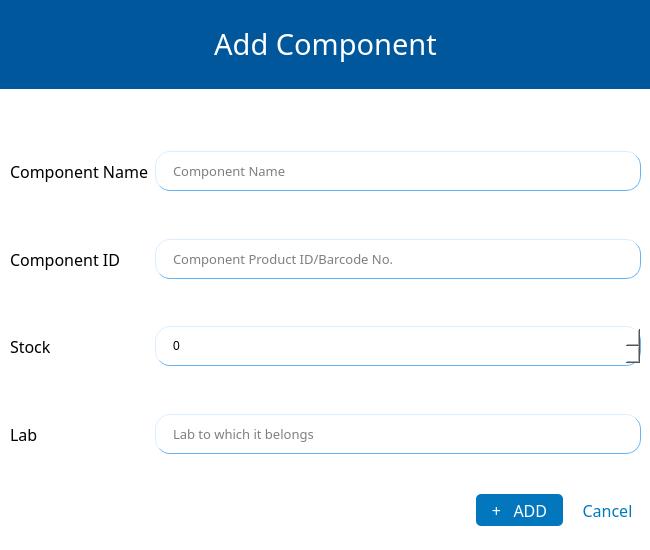
<?xml version="1.0" encoding="UTF-8"?>
<ui version="4.0">
 <class>add_comp</class>
 <widget class="QWidget" name="add_comp">
  <property name="geometry">
   <rect>
    <x>0</x>
    <y>0</y>
    <width>650</width>
    <height>550</height>
   </rect>
  </property>
  <property name="minimumSize">
   <size>
    <width>650</width>
    <height>550</height>
   </size>
  </property>
  <property name="maximumSize">
   <size>
    <width>650</width>
    <height>550</height>
   </size>
  </property>
  <property name="windowTitle">
   <string>Add Component</string>
  </property>
  <widget class="QPushButton" name="confirmButton">
   <property name="enabled">
    <bool>true</bool>
   </property>
   <property name="geometry">
    <rect>
     <x>474</x>
     <y>490</y>
     <width>91</width>
     <height>40</height>
    </rect>
   </property>
   <property name="font">
    <font>
     <family>Slate For OnePlus Medium</family>
     <pointsize>-1</pointsize>
     <weight>7</weight>
     <italic>false</italic>
     <bold>false</bold>
    </font>
   </property>
   <property name="styleSheet">
    <string notr="true">#confirmButton{
	font: 57 8pt &quot;Slate For OnePlus Medium&quot;;
background-color:#0277BD;
    color: white;
    padding: 5px;
    text-align: center;
    font-size: 16px;
    margin: 4px 2px;
border-radius: 5px;
}
#confirmButton:hover{
background-color:#01579B;

}
#confirmButton:pressed{
background-color:#1A237E;
}</string>
   </property>
   <property name="text">
    <string>+   ADD</string>
   </property>
   <property name="shortcut">
    <string>Return</string>
   </property>
  </widget>
  <widget class="QPushButton" name="cancelButton">
   <property name="geometry">
    <rect>
     <x>570</x>
     <y>490</y>
     <width>75</width>
     <height>40</height>
    </rect>
   </property>
   <property name="font">
    <font>
     <family>Slate For OnePlus Medium</family>
     <pointsize>-1</pointsize>
     <weight>7</weight>
     <italic>false</italic>
     <bold>false</bold>
    </font>
   </property>
   <property name="styleSheet">
    <string notr="true">#cancelButton{
background-color:white;
color:#0277BD;
	font: 57 8pt &quot;Slate For OnePlus Medium&quot;;
    color: #0277BD;
    padding: 5px;
    text-align: center;
    font-size: 16px;
    margin: 0px;
border-radius: 0px;
}
#cancelButton:hover{
background-color:#01579B;
	font: 87 8pt &quot;Roboto Black&quot;;
    color: white;
    padding: 5px;
    text-align: center;
    font-size: 16px;
    margin: 4px 2px;
border-radius: 5px;
}
#cancelButton:pressed{
background-color:#1A237E;
}</string>
   </property>
   <property name="text">
    <string>Cancel</string>
   </property>
   <property name="shortcut">
    <string>Esc</string>
   </property>
  </widget>
  <widget class="QWidget" name="formLayoutWidget">
   <property name="geometry">
    <rect>
     <x>10</x>
     <y>110</y>
     <width>631</width>
     <height>344</height>
    </rect>
   </property>
   <layout class="QFormLayout" name="formLayout">
    <property name="sizeConstraint">
     <enum>QLayout::SetDefaultConstraint</enum>
    </property>
    <item row="0" column="1">
     <spacer name="verticalSpacer_5">
      <property name="orientation">
       <enum>Qt::Vertical</enum>
      </property>
      <property name="sizeHint" stdset="0">
       <size>
        <width>20</width>
        <height>40</height>
       </size>
      </property>
     </spacer>
    </item>
    <item row="1" column="0">
     <widget class="QLabel" name="labelName">
      <property name="minimumSize">
       <size>
        <width>0</width>
        <height>40</height>
       </size>
      </property>
      <property name="font">
       <font>
        <family>Slate For OnePlus BK</family>
        <pointsize>12</pointsize>
        <weight>7</weight>
        <italic>false</italic>
        <bold>false</bold>
       </font>
      </property>
      <property name="styleSheet">
       <string notr="true">font: 57 12pt &quot;Slate For OnePlus BK&quot;;</string>
      </property>
      <property name="text">
       <string>Component Name</string>
      </property>
     </widget>
    </item>
    <item row="1" column="1">
     <widget class="QLineEdit" name="enterName">
      <property name="minimumSize">
       <size>
        <width>430</width>
        <height>40</height>
       </size>
      </property>
      <property name="font">
       <font>
        <family>Slate For OnePlus</family>
        <pointsize>10</pointsize>
        <weight>7</weight>
        <italic>false</italic>
        <bold>false</bold>
       </font>
      </property>
      <property name="styleSheet">
       <string notr="true">#enterName{
background-color: white;
border-color: #64B5F6;
border-style: outset;
border-width: 1px;
border-radius: 15px;
font: 57 10pt &quot;Slate For OnePlus&quot;;
padding: 6px;
padding-left: 15px;
}
#enterName:hover {
    border-style: inset;
}
#enterName:focus {
    background-color: #E3F2FD;
    border-style: inset;
}</string>
      </property>
      <property name="placeholderText">
       <string>Component Name</string>
      </property>
      <property name="clearButtonEnabled">
       <bool>true</bool>
      </property>
     </widget>
    </item>
    <item row="2" column="0">
     <spacer name="verticalSpacer">
      <property name="orientation">
       <enum>Qt::Vertical</enum>
      </property>
      <property name="sizeHint" stdset="0">
       <size>
        <width>20</width>
        <height>40</height>
       </size>
      </property>
     </spacer>
    </item>
    <item row="3" column="0">
     <widget class="QLabel" name="labelCid">
      <property name="minimumSize">
       <size>
        <width>0</width>
        <height>40</height>
       </size>
      </property>
      <property name="font">
       <font>
        <family>Slate For OnePlus BK</family>
        <pointsize>12</pointsize>
        <weight>7</weight>
        <italic>false</italic>
        <bold>false</bold>
       </font>
      </property>
      <property name="styleSheet">
       <string notr="true">font: 57 12pt &quot;Slate For OnePlus BK&quot;;</string>
      </property>
      <property name="text">
       <string>Component ID</string>
      </property>
     </widget>
    </item>
    <item row="3" column="1">
     <widget class="QLineEdit" name="enterCid">
      <property name="minimumSize">
       <size>
        <width>430</width>
        <height>40</height>
       </size>
      </property>
      <property name="font">
       <font>
        <family>Slate For OnePlus</family>
        <pointsize>10</pointsize>
        <weight>7</weight>
        <italic>false</italic>
        <bold>false</bold>
       </font>
      </property>
      <property name="styleSheet">
       <string notr="true">#enterCid{
background-color: white;
border-color: #64B5F6;
border-style: outset;
border-width: 1px;
border-radius: 15px;
font: 57 10pt &quot;Slate For OnePlus&quot;;
padding: 6px;
padding-left: 15px;
}
#enterCid:hover {
    border-style: inset;
}
#enterCid:focus {
    background-color: #E3F2FD;
    border-style: inset;
}</string>
      </property>
      <property name="placeholderText">
       <string>Component Product ID/Barcode No.</string>
      </property>
      <property name="clearButtonEnabled">
       <bool>true</bool>
      </property>
     </widget>
    </item>
    <item row="4" column="0">
     <spacer name="verticalSpacer_2">
      <property name="orientation">
       <enum>Qt::Vertical</enum>
      </property>
      <property name="sizeHint" stdset="0">
       <size>
        <width>20</width>
        <height>40</height>
       </size>
      </property>
     </spacer>
    </item>
    <item row="5" column="0">
     <widget class="QLabel" name="labelStock">
      <property name="minimumSize">
       <size>
        <width>0</width>
        <height>40</height>
       </size>
      </property>
      <property name="font">
       <font>
        <family>Slate For OnePlus BK</family>
        <pointsize>12</pointsize>
        <weight>7</weight>
        <italic>false</italic>
        <bold>false</bold>
       </font>
      </property>
      <property name="styleSheet">
       <string notr="true">font: 57 12pt &quot;Slate For OnePlus BK&quot;;</string>
      </property>
      <property name="text">
       <string>Stock</string>
      </property>
     </widget>
    </item>
    <item row="5" column="1">
     <widget class="QSpinBox" name="spinStock">
      <property name="minimumSize">
       <size>
        <width>0</width>
        <height>40</height>
       </size>
      </property>
      <property name="styleSheet">
       <string notr="true">#spinStock{
background-color: white;
border-color: #64B5F6;
border-style: outset;
border-width: 1px;
border-radius: 15px;
font: 57 10pt &quot;Slate For OnePlus&quot;;
padding: 6px;
padding-left: 15px;
}
#spinStock:hover {
    border-style: inset;
}
#spinStock:focus {
    background-color: #E3F2FD;
    border-style: inset;
}</string>
      </property>
      <property name="maximum">
       <number>1000000</number>
      </property>
     </widget>
    </item>
    <item row="6" column="0">
     <spacer name="verticalSpacer_3">
      <property name="orientation">
       <enum>Qt::Vertical</enum>
      </property>
      <property name="sizeHint" stdset="0">
       <size>
        <width>20</width>
        <height>40</height>
       </size>
      </property>
     </spacer>
    </item>
    <item row="7" column="0">
     <widget class="QLabel" name="labelLab">
      <property name="minimumSize">
       <size>
        <width>0</width>
        <height>40</height>
       </size>
      </property>
      <property name="font">
       <font>
        <family>Slate For OnePlus BK</family>
        <pointsize>12</pointsize>
        <weight>7</weight>
        <italic>false</italic>
        <bold>false</bold>
       </font>
      </property>
      <property name="styleSheet">
       <string notr="true">font: 57 12pt &quot;Slate For OnePlus BK&quot;;</string>
      </property>
      <property name="text">
       <string>Lab</string>
      </property>
     </widget>
    </item>
    <item row="7" column="1">
     <widget class="QLineEdit" name="enterLab">
      <property name="minimumSize">
       <size>
        <width>430</width>
        <height>40</height>
       </size>
      </property>
      <property name="font">
       <font>
        <family>Slate For OnePlus</family>
        <pointsize>10</pointsize>
        <weight>7</weight>
        <italic>false</italic>
        <bold>false</bold>
       </font>
      </property>
      <property name="styleSheet">
       <string notr="true">#enterLab{
background-color: white;
border-color: #64B5F6;
border-style: outset;
border-width: 1px;
border-radius: 15px;
font: 57 10pt &quot;Slate For OnePlus&quot;;
padding: 6px;
padding-left: 15px;
}
#enterLab:hover {
    border-style: inset;
}
#enterLab:focus {
    background-color: #E3F2FD;
    border-style: inset;
}</string>
      </property>
      <property name="inputMethodHints">
       <set>Qt::ImhNone</set>
      </property>
      <property name="placeholderText">
       <string>Lab to which it belongs</string>
      </property>
      <property name="clearButtonEnabled">
       <bool>true</bool>
      </property>
     </widget>
    </item>
   </layout>
  </widget>
  <widget class="QLabel" name="MAINLABEL">
   <property name="geometry">
    <rect>
     <x>0</x>
     <y>-2</y>
     <width>651</width>
     <height>91</height>
    </rect>
   </property>
   <property name="font">
    <font>
     <family>Slate For OnePlus Medium</family>
     <pointsize>22</pointsize>
     <weight>7</weight>
     <italic>false</italic>
     <bold>false</bold>
    </font>
   </property>
   <property name="styleSheet">
    <string notr="true">font: 57 22pt &quot;Slate For OnePlus Medium&quot;;
color: #ffffff;
background-color:#01579B;</string>
   </property>
   <property name="text">
    <string>Add Component</string>
   </property>
   <property name="alignment">
    <set>Qt::AlignCenter</set>
   </property>
  </widget>
  <widget class="QLabel" name="label_2">
   <property name="geometry">
    <rect>
     <x>-30</x>
     <y>70</y>
     <width>731</width>
     <height>551</height>
    </rect>
   </property>
   <property name="styleSheet">
    <string notr="true">background-color:#ffffff</string>
   </property>
   <property name="text">
    <string/>
   </property>
  </widget>
  <zorder>label_2</zorder>
  <zorder>confirmButton</zorder>
  <zorder>cancelButton</zorder>
  <zorder>formLayoutWidget</zorder>
  <zorder>MAINLABEL</zorder>
 </widget>
 <resources/>
 <connections/>
</ui>
